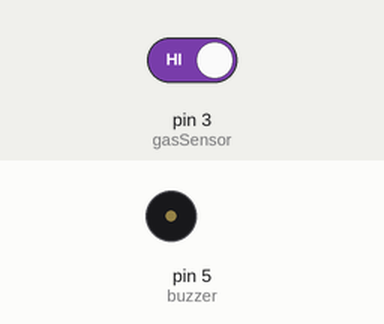
Simulated run of this sketch. Board: Arduino Uno, built with avr-gcc and run on an emulated ATmega328P. Shown: buzzer (waves = sounding). Inputs (shaded band) come from the test bench; at power-on: pin 3 (gasSensor) HIGH.

Above: at 1.2 s.
1.3 s: pin 3 (gasSensor) driven LOW
At 1.8 s:
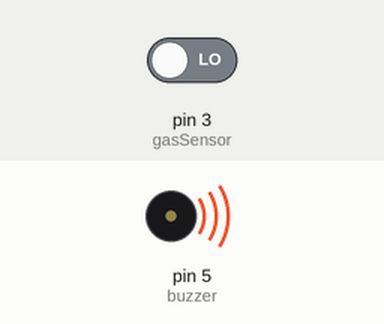
Timing chart, 0 to 10.3 s (numbered marks = the images above; inputs shaded):
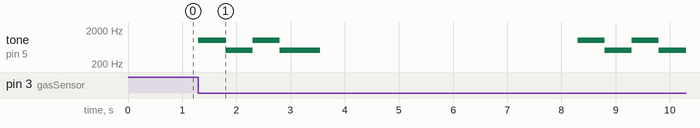

Measured:
- after the input at 1.3 s, tone on pin 5 (buzzer): plays 1000 Hz for 0.50 s, 500 Hz for 0.50 s, 1000 Hz for 0.50 s, 500 Hz for 0.75 s, 1000 Hz for 0.50 s, 500 Hz for 0.50 s … (8 notes in this stretch), starting at once

The sketch:

LPGLeakDetector.ino
```cpp
int gasSensor = 3;
int buzzer = 5;

void setup() {
  Serial.begin(9600);
  pinMode(gasSensor, INPUT);
  pinMode(buzzer, OUTPUT);
}

void loop() {
  int lpg = digitalRead(gasSensor);
  while (lpg == 0)
  {
    LPGAlert();
    lpg = digitalRead(gasSensor);
    delay(5000);
  }
}

void LPGAlert()
{
  tone(buzzer, 1000, 750);
  delay(500);
  tone(buzzer, 500, 750);
  delay(500);
  tone(buzzer, 1000, 750);
  delay(500);
  tone(buzzer, 500, 750);
  delay(500);
}
```
